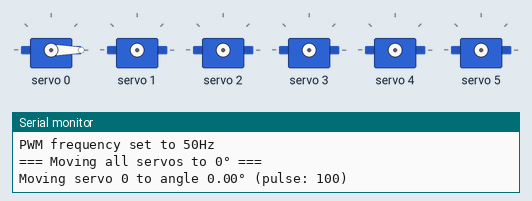
The sketch below on a simulated ESP32. Shown: 6 × servo, the last lines printed to the serial monitor.

Above: at 1.15 s.
At 3.75 s:
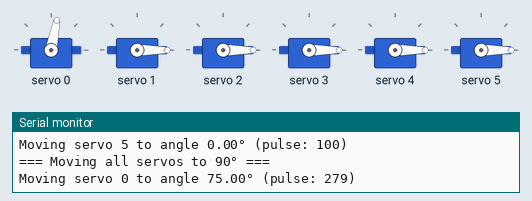
At 4.2 s:
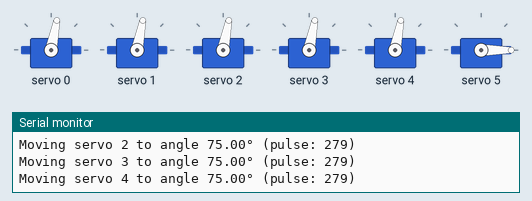
At 5.0 s:
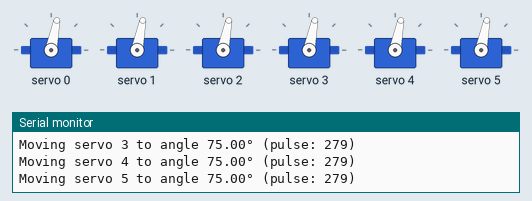
At 6.8 s:
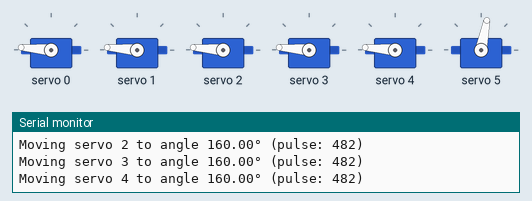
At 8.9 s:
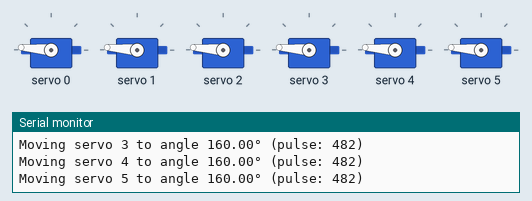
Timing chart, 0 to 11.3 s (numbered marks = the images above):
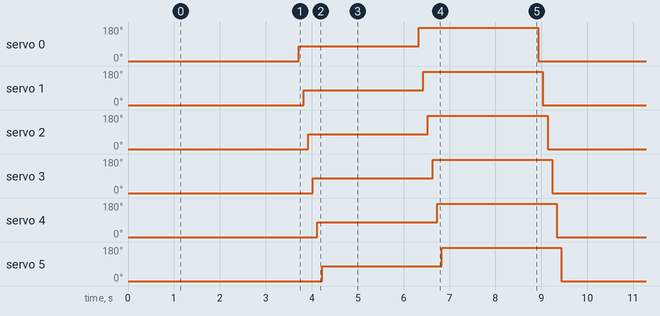

Measured:
- by itself, servo 0–5: repeats every 7.8 s: 175° 2.6 s, 0° 2.6 s, 79° 2.6 s

The sketch:

newCode.ino
```cpp
#include <Wire.h>
#include <Adafruit_PWMServoDriver.h>

// PCA9685 driver (default I²C address 0x40)
Adafruit_PWMServoDriver pwm = Adafruit_PWMServoDriver();

// Number of servos and their PCA9685 channels (0–15)
const uint8_t NUM_SERVOS = 6;
const uint8_t servoChannels[NUM_SERVOS] = { 0, 1, 2, 3, 4, 5 };

// IR sensor pin (shared)
const int irSensorPin = 15;

// Pulse limits for SG90 servos (confirmed working values)
const uint16_t SERVOMIN = 100;   // ~1.0 ms
const uint16_t SERVOMAX = 530;   // ~2.0 ms

// I2C pins
const int I2C_SDA = 21;
const int I2C_SCL = 22;

// Move one servo on `channel` to `angle` (0–180°)
void setServoAngle(uint8_t channel, float angle) {
  angle = constrain(angle, 0, 180);
  uint16_t pulse = map(angle, 0, 180, SERVOMIN, SERVOMAX);
  pwm.setPWM(channel, 0, pulse);
  Serial.print("Moving servo ");
  Serial.print(channel);
  Serial.print(" to angle ");
  Serial.print(angle);
  Serial.print("° (pulse: ");
  Serial.print(pulse);
  Serial.println(")");
}

void scanI2C() {
  byte error, address;
  int nDevices = 0;
  Serial.println("Scanning for I2C devices...");
  for(address = 1; address < 127; address++) {
    Wire.beginTransmission(address);
    error = Wire.endTransmission();
    if (error == 0) {
      Serial.print("I2C device found at address 0x");
      if (address < 16) Serial.print("0");
      Serial.println(address, HEX);
      nDevices++;
    }
  }
  if (nDevices == 0) Serial.println("No I2C devices found!");
}

void setup() {
  Serial.begin(115200);
  while(!Serial) delay(10);  // Wait for Serial to be ready

  Serial.println("\nStarting Servo Test...");

  // Initialize I2C
  Wire.begin(I2C_SDA, I2C_SCL);
  delay(100);

  // Scan for I2C devices
  scanI2C();

  // Initialize servo driver
  Serial.println("Initializing PCA9685...");
  if (!pwm.begin()) {
    Serial.println("PCA9685 not found! Check connections");
    while (1);
  }
  Serial.println("PCA9685 found successfully!");

  pwm.setOscillatorFrequency(27000000);
  pwm.setPWMFreq(50);  // 50 Hz update rate for servos
  Serial.println("PWM frequency set to 50Hz");

  delay(1000);  // Give time for servos to initialize
}

void loop() {
  // Test sequence for servos
  Serial.println("\n=== Moving all servos to 0° ===");
  for (uint8_t i = 0; i < NUM_SERVOS; i++) {
    setServoAngle(servoChannels[i], 0);
    delay(100);  // Small delay between each servo
  }
  delay(2000);  // Hold position

  Serial.println("\n=== Moving all servos to 90° ===");
  for (uint8_t i = 0; i < NUM_SERVOS; i++) {
    setServoAngle(servoChannels[i], 75);
    delay(100);
  }
  delay(2000);

  Serial.println("\n=== Moving all servos to 180° ===");
  for (uint8_t i = 0; i < NUM_SERVOS; i++) {
    setServoAngle(servoChannels[i], 160);
    delay(100);
  }
  delay(2000);
}
```
